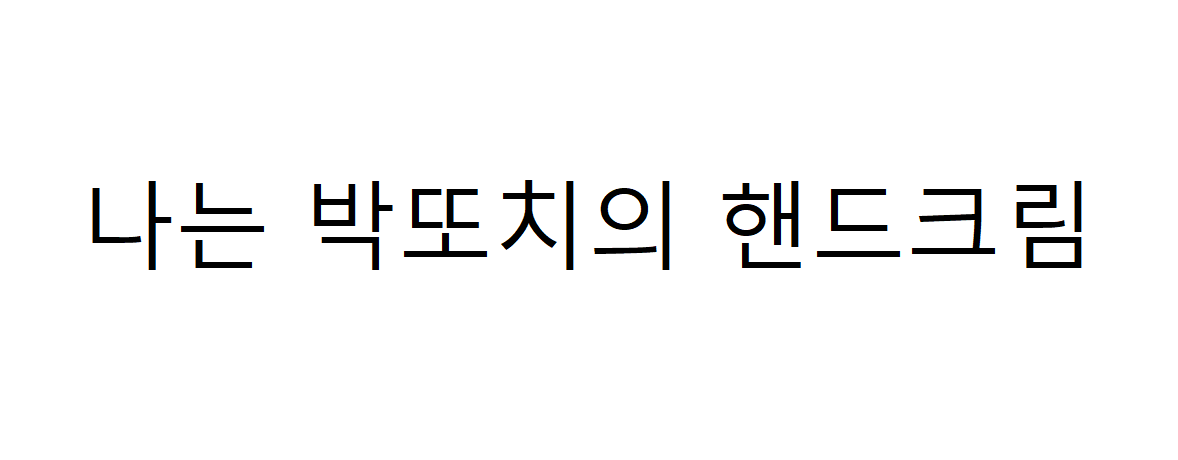
#> input picture team_project_2-1차/손글자_숫자_인식/images/test10.jpg, 1178 x 460 px
$ jupyter execute text_test2.ipynb   (shell and % lines are left out)   (older library calls are emulated)
#> lines starting #> are read from the running program, lines starting #| are printed output that depends on the picture; after the words box and inside, x2 and y2 are one past the last pixel; in counts of white or black regions, pixels touching at a corner belong together
[cell 1]
import cv2
import os
import numpy as np
import matplotlib.pyplot as plt
import pprint
from operator import itemgetter

filename = "test10"
img = cv2.imread("./images/"+filename+".jpg", cv2.IMREAD_COLOR)
#> img is the input picture: shape (460, 1178, 3); mean B, G, R 246.9, 246.9, 246.9

img_gray = cv2.cvtColor(img, cv2.COLOR_BGR2GRAY)
img_blur = cv2.GaussianBlur(img_gray, (51, 51), 0)
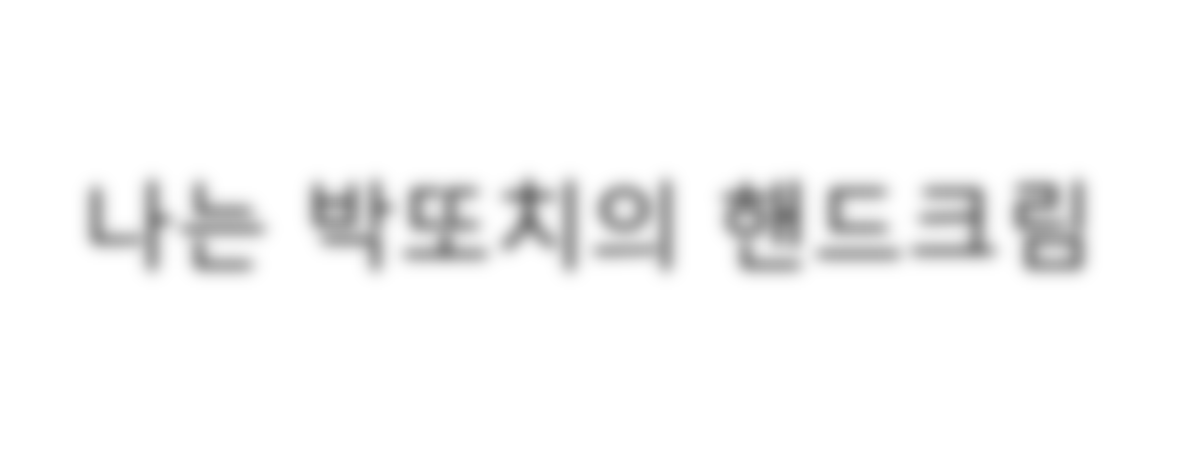
#> img_blur: shape (460, 1178); min 120, max 255, mean 246.9
ret4, img_th4 = cv2.threshold(img_blur, 0, 255, cv2.THRESH_BINARY_INV+cv2.THRESH_OTSU)
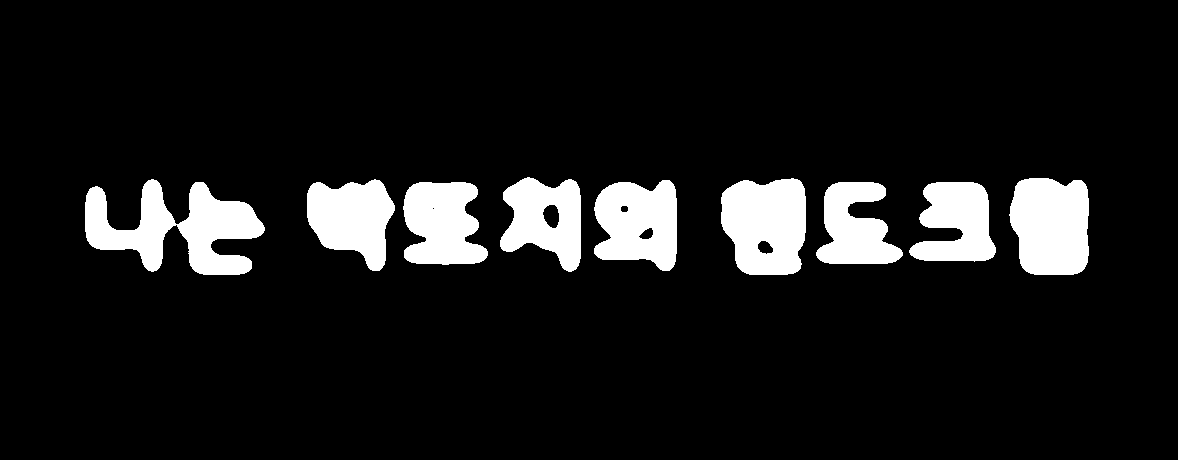
#> img_th4: shape (460, 1178); 9.9% white; 9 white regions, largest, box (x1, y1, x2, y2) and area: (85, 179, 265, 275) 8786, (721, 178, 806, 275) 6846, (1009, 178, 1089, 275) 6750
#> ret4 = 219
kernel = np.ones((9, 9), np.uint8)
img_morph = cv2.morphologyEx(img_th4, cv2.MORPH_CLOSE, kernel)
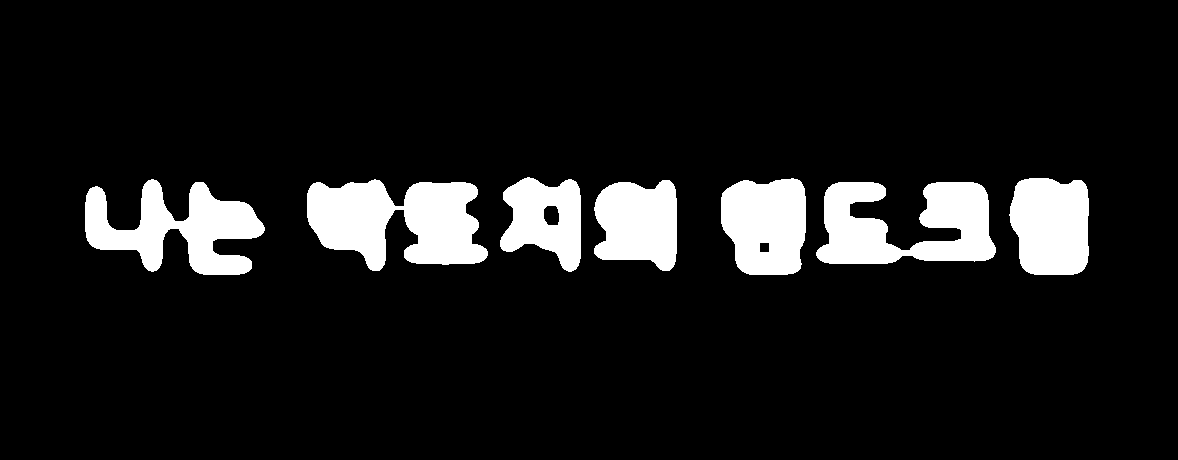
#> img_morph: shape (460, 1178); 10% white; 7 white regions

contours, hierachy = cv2.findContours(img_morph.copy(), cv2.RETR_EXTERNAL, cv2.CHAIN_APPROX_SIMPLE)
#> contours = 7 contours; box (x1, y1, x2, y2) and area: (307, 179, 488, 271) 10794, (816, 182, 996, 264) 9240, (85, 179, 265, 275) 8497, (721, 178, 806, 275) 6862, (1009, 178, 1089, 275) 6615, (594, 180, 677, 271) 5924, (500, 177, 581, 272) 5202

rects = [cv2.boundingRect(each) for each in contours]
#> rects = [(816, 182, 180, 82), (594, 180, 83, 91), (307, 179, 181, 92), (85, 179, 180, 96), (1009, 178, 80, 97), (721, 178, 85, 97), (500, 177, 81, 95)]
tmp = [(x,y,w,h) for (x,y,w,h) in rects]
#> tmp has the same summary as rects

min_posX = min(x for (x,y,w,h) in rects)
#> min_posX = 85
min_posY = min(y for (x,y,w,h) in rects)
#> min_posY = 177
max_posX = max(x+w for (x,y,w,h) in rects)
#> max_posX = 1089
max_posY = max(y+h for (x,y,w,h) in rects)
#> max_posY = 275

#cv2.imshow("test_crop", img[min_posY:max_posY, min_posX:max_posX])
# image crop
img = img[min_posY:max_posY, min_posX:max_posX]
#> img: shape (98, 1004, 3)
# rect = tmp[2] # 2 : (74, 21, 111, 138)
# rect = cv2.boundingRect(contours[0])
# tmp = [w*h for (x,y,w,h) in contours]
# tmp.sort()
#cv2.rectangle(img, (rect[0], rect[1]),
#                  (rect[0] + rect[2], rect[1] + rect[3]), (0, 255, 0), 2)

#cv2.rectangle(img, (194, 21),
#                  (194 + 172, 21 + 137), (0, 255, 0), 2)

#cv2.rectangle(img, (26, 275),
#                  (26 + 416, 275 + 39), (0, 0, 255), 2)

#cv2.rectangle(img, (26, 21),
#                  (442, 363), (0, 0, 255), 2)

#cv2.waitKey(0)
#cv2.destroyAllWindows()


try:
    # image resize

   # img = cv2.resize(img, (250, 250), interpolation=cv2.INTER_LINEAR)

    img_gray = cv2.cvtColor(img, cv2.COLOR_BGR2GRAY)
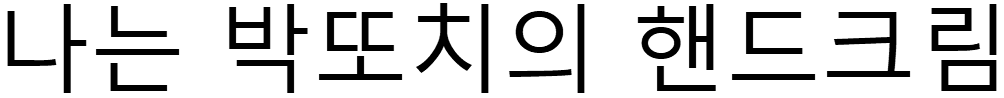
#> img_gray: shape (98, 1004); min 0, max 255, mean 210.3
    #cv2.imshow("img_gray", img_gray)
    #img_hsv = cv2.cvtColor(img, cv2.COLOR_BGR2HSV)

    img_blur = cv2.GaussianBlur(img_gray, (5, 5), 0)
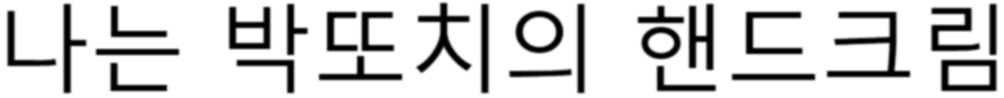
#> img_blur: shape (98, 1004); min 0, max 255, mean 210.3
    # [8 lines of commented-out code are left out]
    ret4, img_th4 = cv2.threshold(img_blur, 0, 255, cv2.THRESH_BINARY_INV+cv2.THRESH_OTSU)
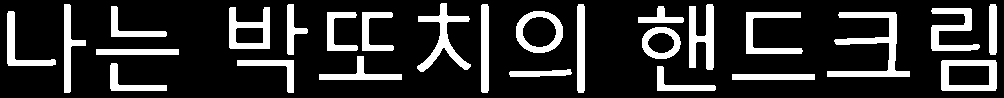
#> img_th4: shape (98, 1004); 18.3% white; 26 white regions
#> ret4 = 143
    #img_th4 = cv2.adaptiveThreshold(img_blur, 255, cv2.ADAPTIVE_THRESH_GAUSSIAN_C, cv2.THRESH_BINARY_INV, 5, 10)

    #img_lapl = cv2.Laplacian(img_th4, cv2.CV_32F)

    kernel = np.ones((1, 1), np.uint8)
    img_morph = cv2.morphologyEx(img_th4, cv2.MORPH_CLOSE, kernel)

    #cv2.imshow("image", img_morph)
    #cv2.imshow("[morph]image"+str(i), img_morph)

    # 대상은 흰색, 배경은 까만색이어야 컨투어 찾기 가능
    contours, hierachy = cv2.findContours(img_morph.copy(), cv2.RETR_EXTERNAL, cv2.CHAIN_APPROX_SIMPLE)
#> contours = 26 contours; largest, box (x1, y1, x2, y2) and area: (941, 60, 997, 91) 1646, (516, 11, 563, 53) 1530, (827, 12, 910, 77) 1329, (229, 7, 270, 49) 1220, (642, 27, 681, 59) 953
    img_cont = cv2.drawContours(img.copy(), contours, -1, (0,255,0), 1)
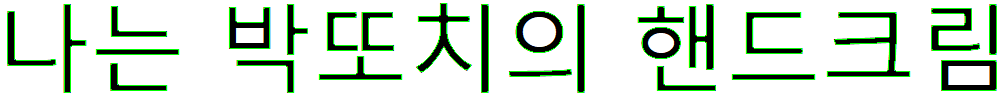
#> img_cont: shape (98, 1004, 3); mean B, G, R 207.9, 221.3, 208

    cv2.imshow("img_cont", img_cont)

    ###################### boundingRect test [start] ######################
    #x, y, w, h = cv2.boundingRect(contours[0])
    #print(x, y, w, h)
    #testimg = cv2.rectangle(img, (x, y), (x + w, y + h), (0, 255, 0), 2)
    #cv2.imshow("img"+str(i), testimg)
    ###################### boundingRect test [end] ########################

    # 사각형 그리기
    rects = [cv2.boundingRect(each) for each in contours]
#> rects = 26 items, first 6: (732, 74, 83, 6), (509, 69, 63, 8), (657, 66, 59, 25), (110, 63, 57, 28), (941, 60, 56, 31), (237, 60, 57, 33)

    tmp = [w*h for (x,y,w,h) in rects]
#> tmp = 26 values, max 5395 at index 9, min 408 at index 19, mean 1651
    tmp.sort()

    # 제일 큰 아이 두개를 빼고, 나머지의 넓이를 찾을 수 있습니다. 그래서 넓이값으로 다시 한 번 더 걸러주는거죠...
    #rects = [(x,y,w,h) for (x,y,w,h) in rects if ((w*h>15000)and(w*h<500000))]
    rects = [(x,y,w,h) for (x,y,w,h) in rects]
#
    print(rects)
#> (printed output is left out)
    print()
#
    img_result = []
    img_for_class = img.copy()

    margin_pixel = 30

    for rect in rects:
        #[y:y+h, x:x+w]
        img_result.append(
            img_for_class[rect[1]-margin_pixel : rect[1]+rect[3]+margin_pixel,
                          rect[0]-margin_pixel : rect[0]+rect[2]+margin_pixel])

        # Draw the rectangles
        cv2.rectangle(img, (rect[0], rect[1]),
                      (rect[0] + rect[2], rect[1] + rect[3]), (0, 255, 0), 2)

        cv2.imshow("img", img)
#> this loop made 26 passes
#> rect on passes 1 to 12: (732, 74, 83, 6), (509, 69, 63, 8), (657, 66, 59, 25), (110, 63, 57, 28), (941, 60, 56, 31), (237, 60, 57, 33), (319, 56, 83, 24), (96, 49, 83, 6), (642, 27, 39, 32), (827, 12, 83, 65), (746, 12, 57, 42), (362, 12, 32, 39)
#> pass 1, `cv2.imshow("img", img)`:
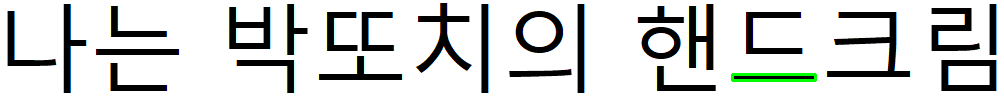
#> window 'img': shape (98, 1004, 3); mean B, G, R 209.6, 211, 209.6
#> pass 2, `cv2.imshow("img", img)`:
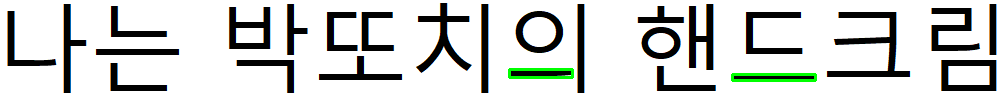
#> window 'img': shape (98, 1004, 3); mean B, G, R 208.6, 211.1, 208.7
#> after the loop:
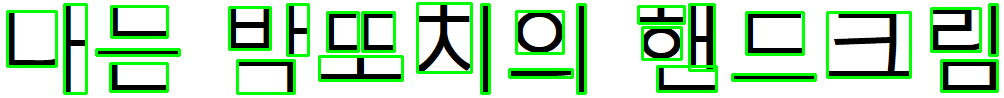
#> img: shape (98, 1004, 3); mean B, G, R 184.9, 220.5, 184.3
#> after the loop, img_result = 26 items

except:
    print("Exception!!!!!!!!!")
    cv2.waitKey(0)
    cv2.destroyAllWindows()

cv2.waitKey(0)
cv2.destroyAllWindows()

$ run again, with team_project_2-1차/손글자_숫자_인식/images/test11.jpg copied over team_project_2-1차/손글자_숫자_인식/images/test10.jpg
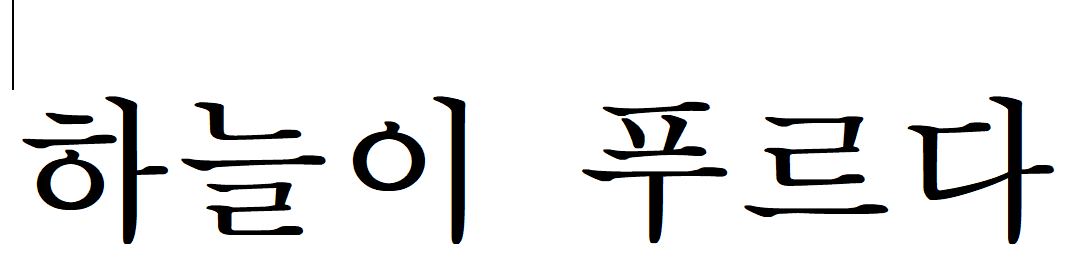
#> input picture team_project_2-1차/손글자_숫자_인식/images/test11.jpg, 1083 x 280 px
#> img is the input picture: shape (280, 1083, 3); mean B, G, R 234.6, 234.6, 234.6
#> `ret4, img_th4 = cv2.threshold(img_blur, 0, 255, cv2.THRESH_BINARY_INV+..`: ret4 = 207
#> img_morph: shape (280, 1083); 18.7% white; 8 white regions
#> `contours, hierachy = cv2.findContours(img_morph.copy(), cv2.RETR_EXTER..`: contours = 8 contours; box (x1, y1, x2, y2) and area: (26, 92, 168, 246) 11925, (910, 91, 1054, 246) 11194, (184, 97, 326, 241) 11004, (585, 96, 727, 245) 9582, (766, 111, 866, 192) 4945, (347, 118, 431, 197) 4864, (436, 92, 472, 246) 3908, (748, 198, 887, 222) 2088
#> `rects = [cv2.boundingRect(each) for each in contours]`: rects = [(748, 198, 139, 24), (347, 118, 84, 79), (766, 111, 100, 81), (184, 97, 142, 144), (585, 96, 142, 149), (436, 92, 36, 154), (26, 92, 142, 154), (910, 91, 144, 155)]
#> `tmp = [(x,y,w,h) for (x,y,w,h) in rects]`: tmp has the same summary as rects
#> min_posX = 26
#> min_posY = 91
#> max_posX = 1054
#> max_posY = 246
#> `ret4, img_th4 = cv2.threshold(img_blur, 0, 255, cv2.THRESH_BINARY_INV+..`: ret4 = 139
#> `contours, hierachy = cv2.findContours(img_morph.copy(), cv2.RETR_EXTER..`: contours = 16 contours; largest, box (x1, y1, x2, y2) and area: (882, 5, 1028, 153) 3962, (327, 30, 399, 100) 3495, (11, 59, 78, 119) 2812, (80, 5, 142, 153) 2130, (739, 25, 839, 95) 2030
#> `rects = [cv2.boundingRect(each) for each in contours]`: rects = 16 items, first 6: (719, 113, 143, 13), (181, 91, 96, 53), (557, 76, 144, 76), (156, 64, 144, 16), (11, 59, 67, 60), (0, 44, 91, 13)
#> `tmp = [w*h for (x,y,w,h) in rects]`: tmp = [1859, 5088, 10944, 2304, 4020, 1183, 5040, 690, 7000, 4590, 517, 1498, 4028, 21608, 4588, 9176]
#> (printed output is left out)
#> the loop `for rect in rects:` made 16 passes
#> after the loop `for rect in rects:`:
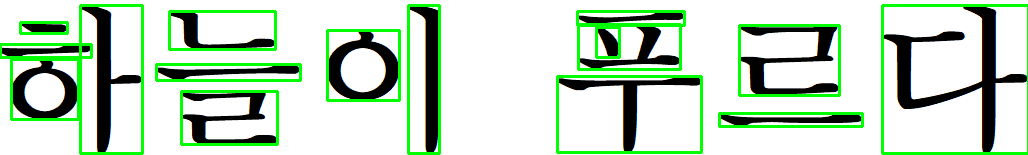
#> img: shape (155, 1028, 3); mean B, G, R 196, 218.1, 196.1
#> after the loop `for rect in rects:`: img_result = 16 items
